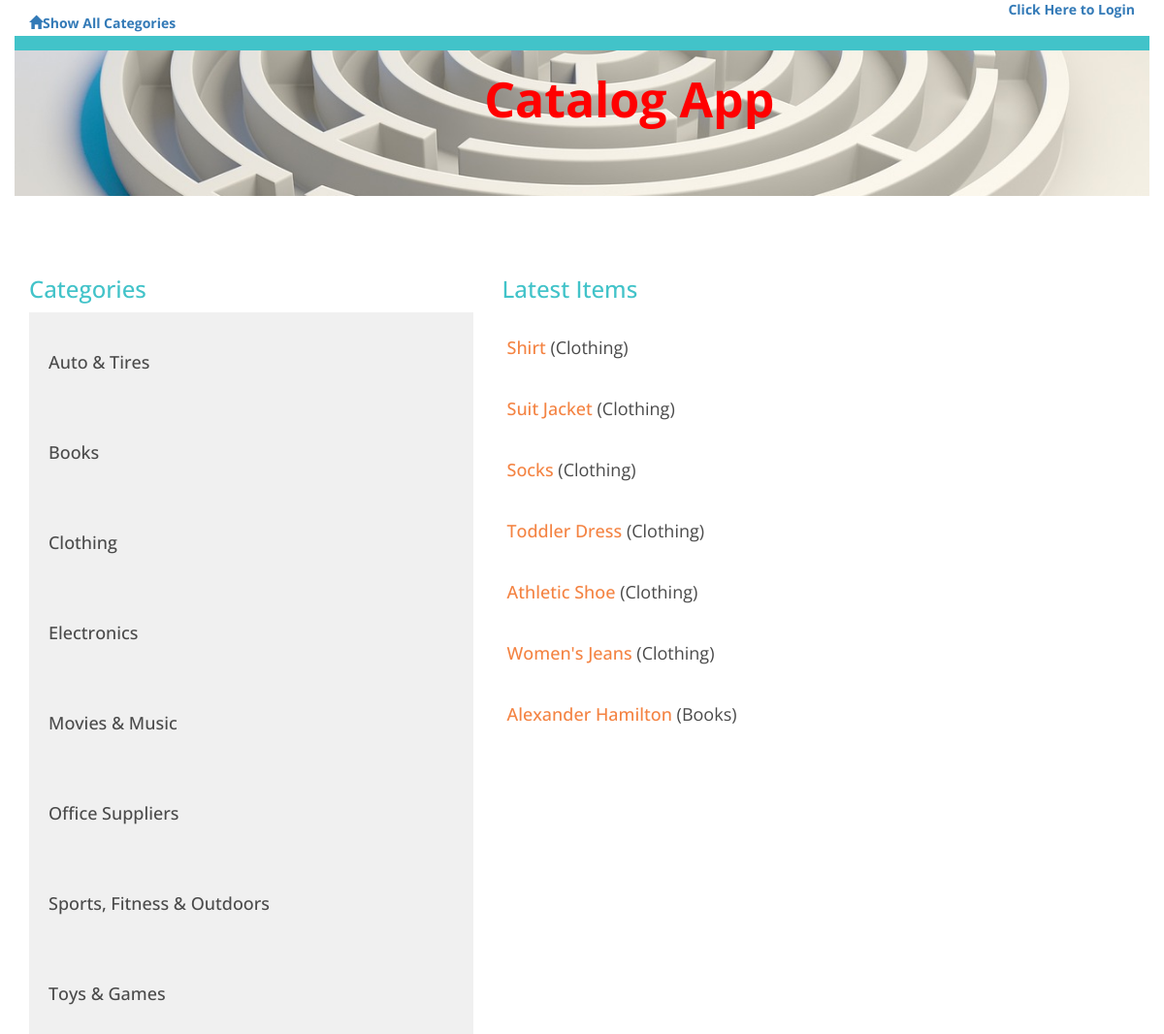
Page /categories/ on the committed database.
### catalog_database.py (models this page shows, shortened)
class Categories(Base):
    __tablename__ = 'category'
    id = Column(Integer, primary_key=True)
    name = Column(String(250), nullable=False)
    user_id = Column(Integer, ForeignKey('user.id'))
    user = relationship(User)

class Items(Base):
    __tablename__ = 'category_items'
    name = Column(String(80), nullable=False)
    id = Column(Integer, primary_key=True)
    description = Column(String(300))
    picture = Column(String(250))
    price = Column(String(8))
    created_date = Column(DateTime, default=datetime.datetime.utcnow)
    category_id = Column(Integer, ForeignKey('category.id'))
    category = relationship(Categories)
    user_id = Column(Integer, ForeignKey('user.id'))
    user = relationship(User)

### project.py (the view)
@app.route('/')
@app.route('/categories/')
def showCategories():
    categories = session.query(Categories).order_by(asc(Categories.name))
    items = session.query(Items).order_by(desc(Items.created_date)).limit(7)
    logged_in = 'username' in login_session
    if 'username' not in login_session:
        return render_template('publicCategories.html', categories=categories,
                               items=items, logged_in=logged_in)
    else:
        return render_template('categories.html', categories=categories,
                               items=items, logged_in=logged_in,
                               username=login_session['username'])

### templates/publicCategories.html (shortened to what this page needs)
{% extends "base.html" %}
{% block content %}
{% include "header.html" %}
    <div class="row top-menu">
        <div class="col-md-10"></div>
        <div class="col-md-2 text-right"></div>
    </div>
    <div class="row row-margin">
        <div class="col-md-12"></div>
    </div>
    <div class="row divider blue">
        <div class="col-md-12"></div>
    </div>
    <div class="row banner main">
        <div class="col-md-1"></div>
        <div class="col-md-11 text-left padding-none">
            <h1 class="main-title">Catalog App</h1>
        </div>
    </div>
    <div class="row padding-top padding-bottom">
        <div class="col-md-1"></div>
        <div class="col-md-10 padding-none"></div>
        <div class="col-md-1"></div>
    </div>
        <div class="row sub-main">
            <div class="col-md-5">
                <h2>Categories</h2>
                {% for category in categories %}
                <a href="{{url_for('showCategory', category_id = category.id,)}}">
                <div class="category-list">
                <h3>{{category.name}}</h3>
                </div>
                </a>
                {% endfor %}
            </div>
            <div class="col-md-7">
                <h2>Latest Items</h2>
                {% for item in items %}
                <a href="{{url_for('showItem', category_id = item.category_id, item_id = item.id)}}">
                <div class="item-list">
                <h3>{{item.name}}<span class="item-list-category"> ({{item.category.name}})</span></h3>
                </div>
                </a>
                {% endfor %}
            </div>
        </div>
{% endblock %}

### templates/base.html (shortened to what this page needs)
<!DOCTYPE html>
<html lang = "en">
<head>
    <link rel="stylesheet" href="//netdna.bootstrapcdn.com/bootstrap/3.1.1/css/bootstrap.min.css">
    <link rel="stylesheet" type="text/css" href="/static/style.css">
</head>
<body>
    <div class="container">
        {% block content %}
        {% endblock %}
        </div>
</body>
</html>

### templates/header.html
<div class="row top-menu">
    <div class="col-md-6">
        <a href="{{url_for('showCategories')}}">
            <span class="glyphicon glyphicon-home cat-title" aria-hidden="true"></span>Show All Categories
        </a>
    </div>
    <div class="col-md-6 text-right">
                    {%if 'username' not in session %}
            <a href="/login">Click Here to Login </a>
            {% else %}
            <a href="/disconnect">Logout </a>
            {% endif %}
    </div>
</div>

### static/style.css (style rules this page uses)
* { font-family: 'Open Sans', sans-serif; font-weight: 700; }
h1 { font-family: 'Open Sans', Helvetica, Arial, sans-serif; font-size: 50px; color: #000000; line-height: 60px; font-weight: 400; }
h2 { font-size: 24px; color: #42C3C9; line-height: 29px; }
h3 { font-size: 18px; color: #4A4A4A; line-height: 23px; }
.padding-top { padding-top: 30px; }
.padding-bottom { padding-bottom: 30px; }
.padding-none { padding: 0; }
.divider { height: 15px; }
.divider.blue { background-color: #42C3C9; }
.banner.main { height: 150px; background: url("/static/maze.jpg"); background-position: right; background-repeat: no-repeat; background-size: cover; }
.category-list { background-color: #F0F0F0; padding: 20px; }
.item-list { padding: 5px; }
.item-list h3 { color: #f48342; }
.item-list-category { color: #4A4A4A; font-weight: 400; }
.row-margin { height:2px; }
.cat-title { padding-top: 15px; }
.main-title { text-align: center; color: #ff0000; font-weight: 700; }

### rows in the picture
Categories: name "Auto & Tires"
Categories: name "Books"
Categories: name "Clothing"
Categories: name "Electronics"
Categories: name "Movies & Music"
Categories: name "Office Suppliers"
Categories: name "Sports, Fitness & Outdoors"
Categories: name "Toys & Games"
Items: name "Shirt", category.name "Clothing"
Items: name "Suit Jacket", category.name "Clothing"
Items: name "Socks", category.name "Clothing"
Items: name "Toddler Dress", category.name "Clothing"
Items: name "Athletic Shoe", category.name "Clothing"
Items: name "Women's Jeans", category.name "Clothing"
Items: name "Alexander Hamilton", category.name "Books"
